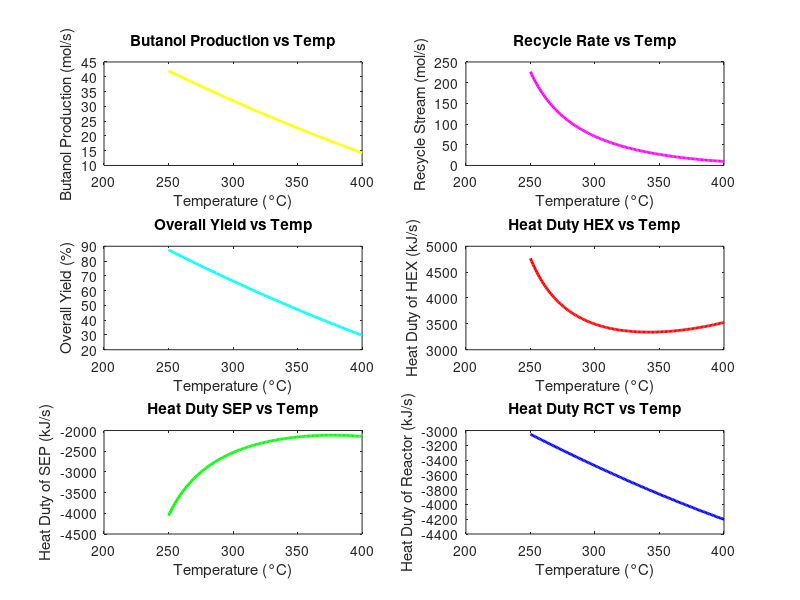

The MATLAB script that drew this image:
%All rates are per second
clear;clc
p=1;o=0;i=1; %loop conditions
n2=0; %Guess Recycle mole rate
T3=250; %Temperature of Reactor (250-400)

%Allocating memory for plots 
Bplot=zeros(1,151); %Butanol
Rplot=zeros(1,151); %Recycle rates
Yoplot=zeros(1,151); %Yield 
QhexPlot=zeros(1,151); %Heat exchanger Q
QsepPlot=zeros(1,151); %Seperator Q
QrctPlot=zeros(1,151); %Reactor Q

%Heat of formations (kJ/mol)
Hf_W=-241.83; %Water
Hf_B=-275.1; %Butanol
Hf_E=-235.31; %Ethanol
Hf_H=-316.2; %Hexanol

%Heat of Reactions
H_r1= Hf_B + Hf_W - 2*Hf_E; %Reaction 1
H_r2= Hf_H + Hf_W - (Hf_E+Hf_B); %Reaction 2
while p>o
%Heat Capacities (kJ/mol)
Cp_W=@(T)33.46e-3+T*.688e-5+T.^2*0.7604e-8; %Water
Cp_E=@(T)61.34e-3+T*15.72e-5-T.^2*8.749e-8; %Ethanol
Cp_B=@(T)(0.2702*T+29)/1000; %Butanol
Cp_H=@(T)0.1636*log(T)-0.7815; %Hexanol
 
    
%Feed Variables   
n1 = 100; %Fresh Mole feed
E1= n1*0.96; %Ethanol in Feed
W1= n1*0.04; %Water in Feed
T1= 30; %Feed Temperature

%Recycle Guess Variables
E2=0.96*n2; %Ethanol in recycle Feed
W2=0.04*n2; %Water in recycle Feed

%After Heat Exchanger
n3=n1+n2; %Combined molar feeds
E3= 0.96*n3; %Ethanol after HEX
W3=0.04*n3; %Water after HEX
Xcon=-2.294+T3*1.438e-2-T3^2*1.592e-5; %Single Pass Conversion
Ysp= 2.201 -T3*6.203e-3 + T3^2*3.610e-6; %Single Pass yield

%Matrix to solve systems of Eqn inv(A)*B= X where X=[E4;B4;W4;H4;eR1;eR2]
A=[1 0 0 0 2 1;0 1 0 0 -1 1;0 0 1 0 -1 -1;0 0 0 1 0 -1;1 0 0 0 0 0;...
    Ysp 2 0 0 0 0];
B=[E3;0;W3;0;(-E3)*(Xcon)+E3;(Ysp)*E3];
Solution=(A)\B;

%After Reactor
E4=Solution(1); %Ethanol
B4=Solution(2); %n-butanol 
W4=Solution(3); %Water 
H4=Solution(4); %Hexanol
eR1=Solution(5); %Extent of reaction 1
eR2=Solution(6); %Extent of reaction 2

%Recycle Stream 
E5=E4; %All leftover ethanol
n5=E5/(0.96); %Reycle Stream rate
W5=n5*(0.04); %Water needed to be 4% ratio

%After Seperator
B6=B4; %All n-butanol leaves
H6=H4; %All hexanol leaves
W6=(W4-W5); %Waste water

if abs(E5-E2) <.1 %Only runs if recycle stream is correct
    
    H_rct=(E4*integral(Cp_E,25,T3)+B4*integral(Cp_B,25,T3)...
        +W4*integral(Cp_W,25,T3)+H4*integral(Cp_H,25,T3)...
        )-(E3*integral(Cp_E,25,T3)+W3*integral(Cp_W,25,T3)); %Calculating delta H in reactor
    
    Qrct=H_rct+eR1*H_r1+eR2*H_r2; %Q for Reactor
    
    Yield=200*(B6/E1); %Overall yield at each temperature
    
    Qhex=(E3*integral(Cp_E,25,T3)+W3*integral(Cp_W,25,T3))-...
        (E2*integral(Cp_E,25,90)+W2*integral(Cp_W,25,90)+...
        E1*integral(Cp_E,25,T1)+W1*integral(Cp_W,25,T1)); %Heat duty in HEX
    
    Qsep=(B6*integral(Cp_B,25,T1)+W6*integral(Cp_W,25,T1)+...
        H6*integral(Cp_H,25,T1)+W5*integral(Cp_W,25,90)...
        +E5*integral(Cp_E,25,90))-(E4*integral(Cp_E,25,T3)+...
        B4*integral(Cp_B,25,T3)+W4*integral(Cp_W,25,T3)...
        +H4*integral(Cp_H,25,T3)); %Heat duty in Seperator
    
    
    %Storing Plot points
    Yoplot(i)=Yield; %Yield
    Bplot(i)=B6; %Butanol Production
    Rplot(i)=n2; %Recycle Rates
    QhexPlot(i)=Qhex; %Q for HEX
    QsepPlot(i)=Qsep; %Q for SEP
    QrctPlot(i)=Qrct; % for Reactor    
    
    T3=T3+1; %Increases Reactor temp by 1 per loop
    i=i+1; %Sets values through array
    
    if T3==274 %Finding Values at optimal Reactor Temperature
        Opt_Qhex=Qhex;
        
        Opt_Qrct=Qrct;
        
        Opt_Qsep=Qsep;
    
        Opt_B=B6;
        Opt_yield=200*(B6/E1);
    end
    
    if T3==401 %Stops loop at 400 C
        break
    end
    n2=0;
end
n2=n2+.1;
end

%Graphs
Tplot=linspace(250,400,151);

subplot(3,2,1);
plot(Tplot,Bplot,'y','LineWidth',2);xlabel('Temperature (°C)');...
    ylabel('Butanol Production (mol/s)');title('Butanol Production vs Temp')
subplot(3,2,2)
plot(Tplot,Rplot,'m','LineWidth',2);xlabel('Temperature (°C)');...
    ylabel('Recycle Stream (mol/s)');title('Recycle Rate vs Temp')
subplot(3,2,3)
plot(Tplot,Yoplot,'c','LineWidth',2);xlabel('Temperature (°C)');...
    ylabel('Overall Yield (%)');title('Overall Yield vs Temp')
subplot(3,2,4)
plot(Tplot,QhexPlot,'r','LineWidth',2);xlabel('Temperature (°C)');...
    ylabel('Heat Duty of HEX (kJ/s)');title('Heat Duty HEX vs Temp')
subplot(3,2,5)
plot(Tplot,QsepPlot,'g','LineWidth',2);xlabel('Temperature (°C)');...
    ylabel('Heat Duty of SEP (kJ/s)');title('Heat Duty SEP vs Temp')
subplot(3,2,6)
plot(Tplot,QrctPlot,'b','LineWidth',2);xlabel('Temperature (°C)');...
    ylabel('Heat Duty of Reactor (kJ/s)');title('Heat Duty RCT vs Temp')


%Optimization of reactor
fn=@(T)-(sqrt(-2.294+T*1.438e-2-T.^2*1.592e-5)+2.201 -T*6.203e-3 +...
    T.^2*3.610e-6); %Optimal reactor function as negative to find max
bestTemp=fminbnd(fn,250,400);

fprintf('The optimal reactor temperature is %.2f° C \n',bestTemp)
disp('~~~~~~~~~~~~~~~~~~~~~~~~~~~~~~~~~~~~~~~~~~~~~~')
fprintf('Butanol Production: %.2f moles|| Yield: %.2f%%\n',Opt_B,Opt_yield)
fprintf('Seperator Q: %.2f kJ ||Heat Exchanger Q: %.2f kJ\n',Opt_Qsep,Opt_Qhex)
fprintf('Reactor Q: %.2f kJ \n',Opt_Qrct)
